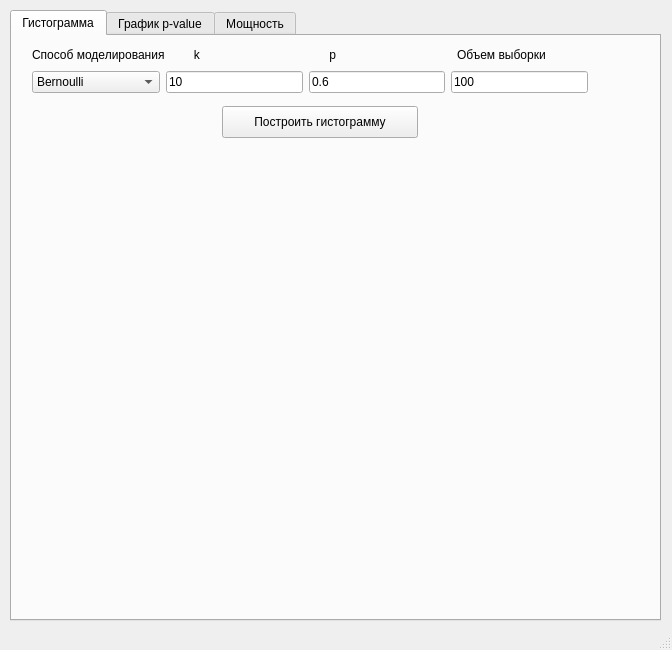
<?xml version="1.0" encoding="UTF-8"?>
<ui version="4.0">
 <class>MainWindow</class>
 <widget class="QMainWindow" name="MainWindow">
  <property name="geometry">
   <rect>
    <x>0</x>
    <y>0</y>
    <width>672</width>
    <height>650</height>
   </rect>
  </property>
  <property name="minimumSize">
   <size>
    <width>650</width>
    <height>650</height>
   </size>
  </property>
  <property name="windowTitle">
   <string>MainWindow</string>
  </property>
  <widget class="QWidget" name="centralwidget">
   <widget class="QTabWidget" name="tabWidget">
    <property name="geometry">
     <rect>
      <x>10</x>
      <y>10</y>
      <width>651</width>
      <height>611</height>
     </rect>
    </property>
    <property name="minimumSize">
     <size>
      <width>600</width>
      <height>600</height>
     </size>
    </property>
    <property name="tabShape">
     <enum>QTabWidget::Rounded</enum>
    </property>
    <property name="currentIndex">
     <number>0</number>
    </property>
    <widget class="QWidget" name="tab">
     <attribute name="title">
      <string>Гистограмма</string>
     </attribute>
     <widget class="QLabel" name="label">
      <property name="geometry">
       <rect>
        <x>400</x>
        <y>100</y>
        <width>201</width>
        <height>111</height>
       </rect>
      </property>
      <property name="text">
       <string/>
      </property>
     </widget>
     <widget class="QPushButton" name="pushButton">
      <property name="geometry">
       <rect>
        <x>210</x>
        <y>70</y>
        <width>196</width>
        <height>32</height>
       </rect>
      </property>
      <property name="text">
       <string>Построить гистограмму</string>
      </property>
     </widget>
     <widget class="QWidget" name="layoutWidget">
      <property name="geometry">
       <rect>
        <x>20</x>
        <y>30</y>
        <width>556</width>
        <height>32</height>
       </rect>
      </property>
      <layout class="QHBoxLayout" name="horizontalLayout">
       <item>
        <widget class="QComboBox" name="comboBox">
         <item>
          <property name="text">
           <string>Bernoulli</string>
          </property>
         </item>
         <item>
          <property name="text">
           <string>Inversed functions</string>
          </property>
         </item>
        </widget>
       </item>
       <item>
        <widget class="QLineEdit" name="lineEdit_k">
         <property name="text">
          <string>10</string>
         </property>
        </widget>
       </item>
       <item>
        <widget class="QLineEdit" name="lineEdit_p">
         <property name="text">
          <string>0.6</string>
         </property>
        </widget>
       </item>
       <item>
        <widget class="QLineEdit" name="lineEdit_SS">
         <property name="text">
          <string>100</string>
         </property>
        </widget>
       </item>
      </layout>
     </widget>
     <widget class="QWidget" name="layoutWidget">
      <property name="geometry">
       <rect>
        <x>20</x>
        <y>10</y>
        <width>561</width>
        <height>18</height>
       </rect>
      </property>
      <layout class="QHBoxLayout" name="horizontalLayout_2">
       <item>
        <widget class="QLabel" name="label_3">
         <property name="text">
          <string>Способ моделирования</string>
         </property>
        </widget>
       </item>
       <item>
        <widget class="QLabel" name="label_k">
         <property name="text">
          <string>      k </string>
         </property>
        </widget>
       </item>
       <item>
        <widget class="QLabel" name="label_p">
         <property name="text">
          <string>    p </string>
         </property>
        </widget>
       </item>
       <item>
        <widget class="QLabel" name="label_2">
         <property name="text">
          <string>Объем выборки</string>
         </property>
        </widget>
       </item>
      </layout>
     </widget>
    </widget>
    <widget class="QWidget" name="tab_2">
     <attribute name="title">
      <string>График p-value</string>
     </attribute>
     <widget class="QPushButton" name="pushButton_plot">
      <property name="geometry">
       <rect>
        <x>200</x>
        <y>150</y>
        <width>208</width>
        <height>32</height>
       </rect>
      </property>
      <property name="text">
       <string>Построить график p-value</string>
      </property>
     </widget>
     <widget class="QWidget" name="layoutWidget_2">
      <property name="geometry">
       <rect>
        <x>40</x>
        <y>30</y>
        <width>556</width>
        <height>32</height>
       </rect>
      </property>
      <layout class="QHBoxLayout" name="horizontalLayout_3">
       <item>
        <widget class="QComboBox" name="comboBox_2">
         <item>
          <property name="text">
           <string>Bernoulli</string>
          </property>
         </item>
         <item>
          <property name="text">
           <string>Inversed functions</string>
          </property>
         </item>
        </widget>
       </item>
       <item>
        <widget class="QLineEdit" name="lineEdit_k_2">
         <property name="text">
          <string>10</string>
         </property>
        </widget>
       </item>
       <item>
        <widget class="QLineEdit" name="lineEdit_p_2">
         <property name="text">
          <string>0.6</string>
         </property>
        </widget>
       </item>
       <item>
        <widget class="QLineEdit" name="lineEdit_SS_2">
         <property name="text">
          <string>100</string>
         </property>
        </widget>
       </item>
      </layout>
     </widget>
     <widget class="QWidget" name="layoutWidget_3">
      <property name="geometry">
       <rect>
        <x>40</x>
        <y>10</y>
        <width>561</width>
        <height>18</height>
       </rect>
      </property>
      <layout class="QHBoxLayout" name="horizontalLayout_4">
       <item>
        <widget class="QLabel" name="label_4">
         <property name="text">
          <string>Способ моделирования</string>
         </property>
        </widget>
       </item>
       <item>
        <widget class="QLabel" name="label_k_2">
         <property name="text">
          <string>      k </string>
         </property>
        </widget>
       </item>
       <item>
        <widget class="QLabel" name="label_p_2">
         <property name="text">
          <string>    p </string>
         </property>
        </widget>
       </item>
       <item>
        <widget class="QLabel" name="label_5">
         <property name="text">
          <string>Объем выборки</string>
         </property>
        </widget>
       </item>
      </layout>
     </widget>
     <widget class="QLabel" name="label_7">
      <property name="geometry">
       <rect>
        <x>400</x>
        <y>210</y>
        <width>211</width>
        <height>161</height>
       </rect>
      </property>
      <property name="text">
       <string/>
      </property>
     </widget>
     <widget class="QLabel" name="label_8">
      <property name="geometry">
       <rect>
        <x>210</x>
        <y>70</y>
        <width>111</width>
        <height>21</height>
       </rect>
      </property>
      <property name="text">
       <string>Альтернатива:</string>
      </property>
     </widget>
     <widget class="QLineEdit" name="lineEdit_iter">
      <property name="geometry">
       <rect>
        <x>50</x>
        <y>100</y>
        <width>121</width>
        <height>21</height>
       </rect>
      </property>
      <property name="text">
       <string>1000</string>
      </property>
     </widget>
     <widget class="QLabel" name="label_6">
      <property name="geometry">
       <rect>
        <x>50</x>
        <y>70</y>
        <width>121</width>
        <height>21</height>
       </rect>
      </property>
      <property name="text">
       <string>Число итераций</string>
      </property>
     </widget>
     <widget class="QWidget" name="layoutWidget">
      <property name="geometry">
       <rect>
        <x>330</x>
        <y>70</y>
        <width>266</width>
        <height>49</height>
       </rect>
      </property>
      <layout class="QHBoxLayout" name="horizontalLayout_7">
       <item>
        <layout class="QVBoxLayout" name="verticalLayout">
         <item>
          <widget class="QLabel" name="label_10">
           <property name="text">
            <string>k</string>
           </property>
          </widget>
         </item>
         <item>
          <widget class="QLineEdit" name="lineEdit_k_alt">
           <property name="text">
            <string>10</string>
           </property>
          </widget>
         </item>
        </layout>
       </item>
       <item>
        <layout class="QVBoxLayout" name="verticalLayout_2">
         <item>
          <widget class="QLabel" name="label_9">
           <property name="text">
            <string>p</string>
           </property>
          </widget>
         </item>
         <item>
          <widget class="QLineEdit" name="lineEdit_p_alt">
           <property name="text">
            <string>0.6</string>
           </property>
          </widget>
         </item>
        </layout>
       </item>
      </layout>
     </widget>
    </widget>
    <widget class="QWidget" name="tab_3">
     <attribute name="title">
      <string>Мощность</string>
     </attribute>
     <widget class="QTableWidget" name="tableWidget">
      <property name="geometry">
       <rect>
        <x>70</x>
        <y>190</y>
        <width>211</width>
        <height>331</height>
       </rect>
      </property>
     </widget>
     <widget class="QLabel" name="label_k_3">
      <property name="geometry">
       <rect>
        <x>210</x>
        <y>20</y>
        <width>128</width>
        <height>16</height>
       </rect>
      </property>
      <property name="text">
       <string>      k </string>
      </property>
     </widget>
     <widget class="QLabel" name="label_12">
      <property name="geometry">
       <rect>
        <x>30</x>
        <y>20</y>
        <width>152</width>
        <height>16</height>
       </rect>
      </property>
      <property name="text">
       <string>Способ моделирования</string>
      </property>
     </widget>
     <widget class="QWidget" name="layoutWidget_4">
      <property name="geometry">
       <rect>
        <x>30</x>
        <y>50</y>
        <width>556</width>
        <height>32</height>
       </rect>
      </property>
      <layout class="QHBoxLayout" name="horizontalLayout_6">
       <item>
        <widget class="QComboBox" name="comboBox_3">
         <item>
          <property name="text">
           <string>Bernoulli</string>
          </property>
         </item>
         <item>
          <property name="text">
           <string>Inversed functions</string>
          </property>
         </item>
        </widget>
       </item>
       <item>
        <widget class="QLineEdit" name="lineEdit_k_3">
         <property name="text">
          <string>10</string>
         </property>
        </widget>
       </item>
       <item>
        <widget class="QLineEdit" name="lineEdit_p_3">
         <property name="text">
          <string>0.4</string>
         </property>
        </widget>
       </item>
      </layout>
     </widget>
     <widget class="QLabel" name="label_p_3">
      <property name="geometry">
       <rect>
        <x>410</x>
        <y>20</y>
        <width>127</width>
        <height>16</height>
       </rect>
      </property>
      <property name="text">
       <string>    p </string>
      </property>
     </widget>
     <widget class="QPushButton" name="pushButton_plot_2">
      <property name="geometry">
       <rect>
        <x>340</x>
        <y>160</y>
        <width>191</width>
        <height>32</height>
       </rect>
      </property>
      <property name="text">
       <string>Построить таблицу</string>
      </property>
     </widget>
     <widget class="QLineEdit" name="lineEdit_iter_2">
      <property name="geometry">
       <rect>
        <x>40</x>
        <y>120</y>
        <width>111</width>
        <height>21</height>
       </rect>
      </property>
      <property name="text">
       <string>100</string>
      </property>
     </widget>
     <widget class="QWidget" name="layoutWidget">
      <property name="geometry">
       <rect>
        <x>310</x>
        <y>90</y>
        <width>271</width>
        <height>51</height>
       </rect>
      </property>
      <layout class="QHBoxLayout" name="horizontalLayout_5">
       <item>
        <layout class="QVBoxLayout" name="verticalLayout_3">
         <item>
          <widget class="QLabel" name="label_13">
           <property name="text">
            <string>k</string>
           </property>
          </widget>
         </item>
         <item>
          <widget class="QLineEdit" name="lineEdit_k_alt_2">
           <property name="text">
            <string>10</string>
           </property>
          </widget>
         </item>
        </layout>
       </item>
       <item>
        <layout class="QVBoxLayout" name="verticalLayout_4">
         <item>
          <widget class="QLabel" name="label_11">
           <property name="text">
            <string>p</string>
           </property>
          </widget>
         </item>
         <item>
          <widget class="QLineEdit" name="lineEdit_p_alt_2">
           <property name="text">
            <string>0.44</string>
           </property>
          </widget>
         </item>
        </layout>
       </item>
      </layout>
     </widget>
     <widget class="QWidget" name="layoutWidget">
      <property name="geometry">
       <rect>
        <x>30</x>
        <y>90</y>
        <width>281</width>
        <height>21</height>
       </rect>
      </property>
      <layout class="QHBoxLayout" name="horizontalLayout_8">
       <item>
        <widget class="QLabel" name="label_14">
         <property name="text">
          <string>Число итераций</string>
         </property>
        </widget>
       </item>
       <item>
        <widget class="QLabel" name="label_16">
         <property name="text">
          <string>Альтернатива:</string>
         </property>
        </widget>
       </item>
      </layout>
     </widget>
    </widget>
   </widget>
  </widget>
  <widget class="QMenuBar" name="menubar">
   <property name="geometry">
    <rect>
     <x>0</x>
     <y>0</y>
     <width>672</width>
     <height>22</height>
    </rect>
   </property>
  </widget>
  <widget class="QStatusBar" name="statusbar"/>
 </widget>
 <resources/>
 <connections/>
</ui>
